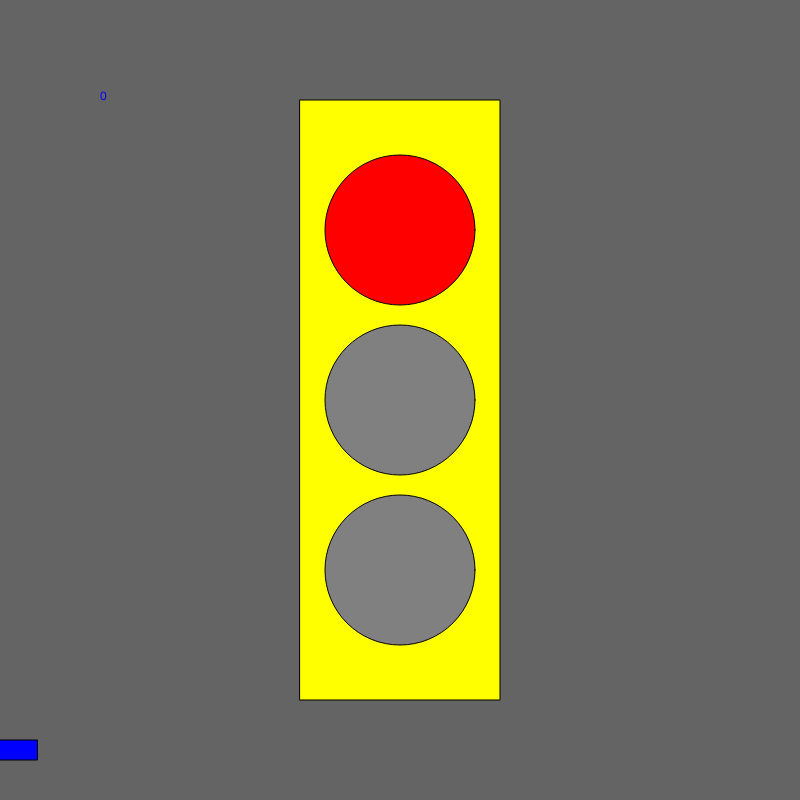
Frame 1 (no input)
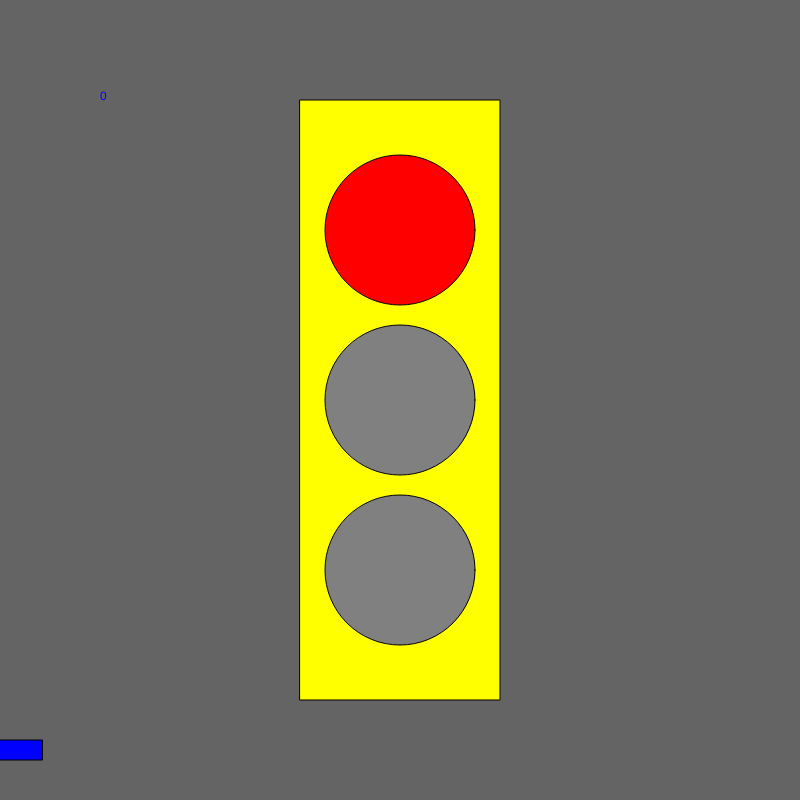
Frame 60 (no input)
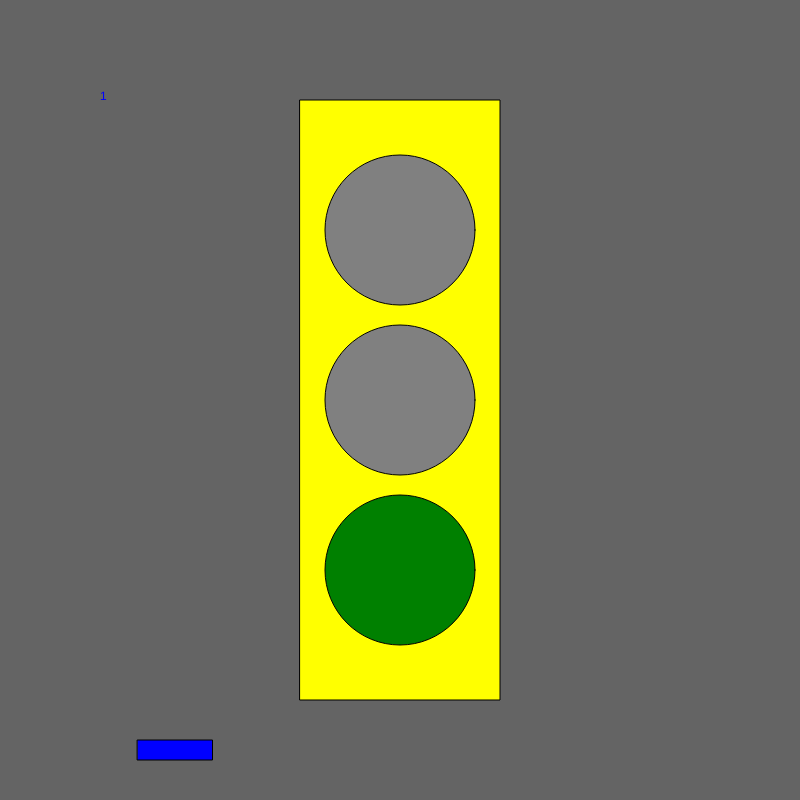
Frame 120 (the mouse pressed at the canvas centre since frame 60)

The p5.js sketch that drew these frames (run headless with seeded random() and noise() and a simulated clock; from frame 60 on, the mouse is pressed at the canvas centre):

// p5.js sketch
// ── sketch.js
let state = 0;
let timer = 0;
let x = 0;
let velocity = 5;

function setup() {
  createCanvas(800, 800);
  ellipseMode(CENTER);
  rectMode(CENTER);
}

function draw() {

  background(100);
  fill('yellow');
  rect(width/2, height/2, 200, 600);

  //car code
  fill('blue');
  rect(x, 750, 75, 20);
  x = x + velocity;
  if (x > width){
    x = 0;
  }


  switch (state) {

    case 0:
    text("0", 100, 100);

    fill('red');
    ellipse(width/2, height/2-170, 150, 150);
    fill('grey');
    ellipse(width/2, height/2, 150, 150);
    fill('grey');
    ellipse(width/2, height/2+170, 150, 150);

    velocity = 0;

    break;

    case 1:
    text("1", 100, 100);

    fill('grey');
    ellipse(width/2, height/2-170, 150, 150);
    fill('grey');
    ellipse(width/2, height/2, 150, 150);
    fill('green');
    ellipse(width/2, height/2+170, 150, 150);

    velocity = 10;

    break;

    case 2:
    text("2", 100, 100);

    fill('grey');
    ellipse(width/2, height/2-170, 150, 150);
    fill('yellow');
    ellipse(width/2, height/2, 150, 150);
    fill('grey');
    ellipse(width/2, height/2+170, 150, 150);

    velocity = 5;

    break;
  }

  timer = timer + 1;
  if (timer > 100) {
    timer = 0;
    state++;
    if (state > 2) state = 0;
  }

}

function mouseReleased() {
  state++;
  if (state > 2) state = 0;

}
